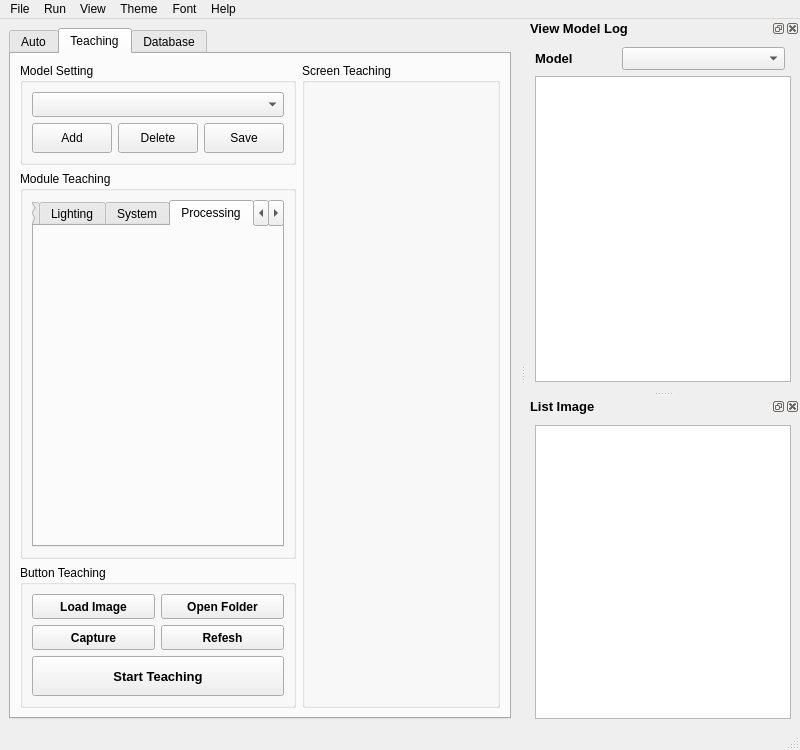
<?xml version="1.0" encoding="UTF-8"?>
<ui version="4.0">
 <class>MainWindow</class>
 <widget class="QMainWindow" name="MainWindow">
  <property name="geometry">
   <rect>
    <x>0</x>
    <y>0</y>
    <width>800</width>
    <height>750</height>
   </rect>
  </property>
  <property name="windowTitle">
   <string>MainWindow</string>
  </property>
  <widget class="QWidget" name="centralwidget">
   <layout class="QVBoxLayout" name="verticalLayoutMain">
    <item>
     <widget class="QTabWidget" name="tabWidgetMain">
      <property name="currentIndex">
       <number>1</number>
      </property>
      <property name="movable">
       <bool>true</bool>
      </property>
      <widget class="QWidget" name="tab_auto">
       <attribute name="title">
        <string>Auto</string>
       </attribute>
       <layout class="QGridLayout" name="gridLayoutAuto" rowstretch="1,12,4" columnstretch="2,3,2">
        <item row="0" column="0" colspan="3">
         <widget class="QGroupBox" name="groupBoxInfo">
          <property name="sizePolicy">
           <sizepolicy hsizetype="Expanding" vsizetype="Expanding">
            <horstretch>0</horstretch>
            <verstretch>0</verstretch>
           </sizepolicy>
          </property>
          <property name="title">
           <string>Information Auto</string>
          </property>
          <layout class="QHBoxLayout" name="horizontalLayoutInfo" stretch="2,4,2">
           <item>
            <widget class="QLabel" name="label_version">
             <property name="text">
              <string>Version</string>
             </property>
            </widget>
           </item>
           <item>
            <widget class="QLabel" name="label_name_project">
             <property name="text">
              <string>Name Project</string>
             </property>
            </widget>
           </item>
           <item>
            <widget class="QLabel" name="label_time">
             <property name="text">
              <string>Time</string>
             </property>
            </widget>
           </item>
          </layout>
         </widget>
        </item>
        <item row="2" column="2">
         <widget class="QGroupBox" name="groupBoxResult">
          <property name="sizePolicy">
           <sizepolicy hsizetype="Expanding" vsizetype="Expanding">
            <horstretch>0</horstretch>
            <verstretch>0</verstretch>
           </sizepolicy>
          </property>
          <property name="title">
           <string>Result</string>
          </property>
          <layout class="QHBoxLayout" name="horizontalLayoutResult">
           <item>
            <widget class="QLabel" name="label_result">
             <property name="sizePolicy">
              <sizepolicy hsizetype="Expanding" vsizetype="Expanding">
               <horstretch>1</horstretch>
               <verstretch>1</verstretch>
              </sizepolicy>
             </property>
             <property name="frameShape">
              <enum>QFrame::Box</enum>
             </property>
             <property name="text">
              <string>Pass Fail</string>
             </property>
             <property name="alignment">
              <set>Qt::AlignCenter</set>
             </property>
            </widget>
           </item>
          </layout>
         </widget>
        </item>
        <item row="2" column="1">
         <widget class="QGroupBox" name="groupBoxDetail">
          <property name="sizePolicy">
           <sizepolicy hsizetype="Expanding" vsizetype="Expanding">
            <horstretch>0</horstretch>
            <verstretch>0</verstretch>
           </sizepolicy>
          </property>
          <property name="title">
           <string>Detail</string>
          </property>
          <layout class="QGridLayout" name="gridLayoutDetail" rowstretch="0,0,0,0,0,0" columnstretch="1,3">
           <property name="spacing">
            <number>10</number>
           </property>
           <item row="4" column="1">
            <widget class="QLabel" name="label_text_total">
             <property name="text">
              <string>TextLabel</string>
             </property>
            </widget>
           </item>
           <item row="5" column="1">
            <widget class="QLabel" name="label_text_rate">
             <property name="text">
              <string>TextLabel</string>
             </property>
            </widget>
           </item>
           <item row="5" column="0">
            <widget class="QLabel" name="label_Rate">
             <property name="font">
              <font>
               <weight>50</weight>
               <italic>false</italic>
               <bold>false</bold>
              </font>
             </property>
             <property name="layoutDirection">
              <enum>Qt::LeftToRight</enum>
             </property>
             <property name="frameShape">
              <enum>QFrame::NoFrame</enum>
             </property>
             <property name="text">
              <string>Rate:</string>
             </property>
             <property name="alignment">
              <set>Qt::AlignRight|Qt::AlignTrailing|Qt::AlignVCenter</set>
             </property>
            </widget>
           </item>
           <item row="3" column="1">
            <widget class="QLabel" name="label_text_ng">
             <property name="text">
              <string>TextLabel</string>
             </property>
            </widget>
           </item>
           <item row="4" column="0">
            <widget class="QLabel" name="label_Total">
             <property name="font">
              <font>
               <weight>50</weight>
               <italic>false</italic>
               <bold>false</bold>
              </font>
             </property>
             <property name="layoutDirection">
              <enum>Qt::LeftToRight</enum>
             </property>
             <property name="frameShape">
              <enum>QFrame::NoFrame</enum>
             </property>
             <property name="text">
              <string>Total:</string>
             </property>
             <property name="alignment">
              <set>Qt::AlignRight|Qt::AlignTrailing|Qt::AlignVCenter</set>
             </property>
            </widget>
           </item>
           <item row="0" column="1">
            <widget class="QLabel" name="label_text_ok">
             <property name="text">
              <string>TextLabel</string>
             </property>
            </widget>
           </item>
           <item row="3" column="0">
            <widget class="QLabel" name="label_NG">
             <property name="font">
              <font>
               <weight>50</weight>
               <italic>false</italic>
               <bold>false</bold>
              </font>
             </property>
             <property name="layoutDirection">
              <enum>Qt::LeftToRight</enum>
             </property>
             <property name="frameShape">
              <enum>QFrame::NoFrame</enum>
             </property>
             <property name="text">
              <string>NG:</string>
             </property>
             <property name="alignment">
              <set>Qt::AlignRight|Qt::AlignTrailing|Qt::AlignVCenter</set>
             </property>
            </widget>
           </item>
           <item row="0" column="0">
            <widget class="QLabel" name="label_OK">
             <property name="font">
              <font>
               <weight>50</weight>
               <italic>false</italic>
               <bold>false</bold>
              </font>
             </property>
             <property name="layoutDirection">
              <enum>Qt::LeftToRight</enum>
             </property>
             <property name="frameShape">
              <enum>QFrame::NoFrame</enum>
             </property>
             <property name="text">
              <string>OK:</string>
             </property>
             <property name="alignment">
              <set>Qt::AlignRight|Qt::AlignTrailing|Qt::AlignVCenter</set>
             </property>
            </widget>
           </item>
          </layout>
         </widget>
        </item>
        <item row="2" column="0">
         <widget class="QGroupBox" name="groupBoxBtnAuto">
          <property name="sizePolicy">
           <sizepolicy hsizetype="Expanding" vsizetype="Expanding">
            <horstretch>0</horstretch>
            <verstretch>0</verstretch>
           </sizepolicy>
          </property>
          <property name="title">
           <string>Button Auto</string>
          </property>
          <layout class="QGridLayout" name="gridLayoutBtnAuto" columnstretch="0,0">
           <item row="0" column="0" rowspan="2">
            <widget class="QPushButton" name="btn_start">
             <property name="sizePolicy">
              <sizepolicy hsizetype="Expanding" vsizetype="Expanding">
               <horstretch>0</horstretch>
               <verstretch>0</verstretch>
              </sizepolicy>
             </property>
             <property name="font">
              <font>
               <pointsize>10</pointsize>
               <weight>75</weight>
               <bold>true</bold>
              </font>
             </property>
             <property name="text">
              <string>Start</string>
             </property>
             <property name="autoDefault">
              <bool>false</bool>
             </property>
            </widget>
           </item>
           <item row="0" column="1">
            <widget class="QPushButton" name="btn_stop">
             <property name="sizePolicy">
              <sizepolicy hsizetype="Expanding" vsizetype="Expanding">
               <horstretch>0</horstretch>
               <verstretch>0</verstretch>
              </sizepolicy>
             </property>
             <property name="font">
              <font>
               <pointsize>10</pointsize>
               <weight>75</weight>
               <bold>true</bold>
              </font>
             </property>
             <property name="text">
              <string>Stop</string>
             </property>
             <property name="autoDefault">
              <bool>false</bool>
             </property>
            </widget>
           </item>
           <item row="1" column="1">
            <widget class="QPushButton" name="btn_reset">
             <property name="sizePolicy">
              <sizepolicy hsizetype="Expanding" vsizetype="Expanding">
               <horstretch>0</horstretch>
               <verstretch>0</verstretch>
              </sizepolicy>
             </property>
             <property name="font">
              <font>
               <pointsize>10</pointsize>
               <weight>75</weight>
               <bold>true</bold>
              </font>
             </property>
             <property name="text">
              <string>Reset</string>
             </property>
             <property name="autoDefault">
              <bool>false</bool>
             </property>
            </widget>
           </item>
          </layout>
         </widget>
        </item>
        <item row="1" column="0" colspan="3">
         <widget class="QGroupBox" name="groupBoxAuto">
          <property name="sizePolicy">
           <sizepolicy hsizetype="Expanding" vsizetype="Expanding">
            <horstretch>10</horstretch>
            <verstretch>15</verstretch>
           </sizepolicy>
          </property>
          <property name="title">
           <string>Screen Auto</string>
          </property>
          <layout class="QVBoxLayout" name="verticalLayoutScreensAuto">
           <item>
            <layout class="QVBoxLayout" name="verticalLayoutScreenAuto"/>
           </item>
          </layout>
         </widget>
        </item>
       </layout>
      </widget>
      <widget class="QWidget" name="tab_teaching">
       <attribute name="title">
        <string>Teaching</string>
       </attribute>
       <layout class="QGridLayout" name="gridLayoutTeaching" rowstretch="1,8,2,0" columnstretch="2,5,0">
        <item row="3" column="0">
         <widget class="QGroupBox" name="groupBoxBtnTeaching">
          <property name="maximumSize">
           <size>
            <width>12000000</width>
            <height>16777215</height>
           </size>
          </property>
          <property name="title">
           <string>Button Teaching</string>
          </property>
          <layout class="QGridLayout" name="gridLayoutBtnTeaching">
           <item row="2" column="1">
            <widget class="QPushButton" name="btn_refesh">
             <property name="minimumSize">
              <size>
               <width>0</width>
               <height>25</height>
              </size>
             </property>
             <property name="font">
              <font>
               <weight>75</weight>
               <bold>true</bold>
               <strikeout>false</strikeout>
              </font>
             </property>
             <property name="text">
              <string>Refesh</string>
             </property>
            </widget>
           </item>
           <item row="0" column="1">
            <widget class="QPushButton" name="btn_open_folder">
             <property name="minimumSize">
              <size>
               <width>0</width>
               <height>25</height>
              </size>
             </property>
             <property name="font">
              <font>
               <weight>75</weight>
               <bold>true</bold>
              </font>
             </property>
             <property name="text">
              <string>Open Folder</string>
             </property>
            </widget>
           </item>
           <item row="2" column="0">
            <widget class="QPushButton" name="btn_capture">
             <property name="minimumSize">
              <size>
               <width>0</width>
               <height>25</height>
              </size>
             </property>
             <property name="font">
              <font>
               <weight>75</weight>
               <bold>true</bold>
              </font>
             </property>
             <property name="text">
              <string>Capture</string>
             </property>
            </widget>
           </item>
           <item row="0" column="0">
            <widget class="QPushButton" name="btn_load_image">
             <property name="minimumSize">
              <size>
               <width>0</width>
               <height>25</height>
              </size>
             </property>
             <property name="font">
              <font>
               <weight>75</weight>
               <bold>true</bold>
              </font>
             </property>
             <property name="text">
              <string>Load Image</string>
             </property>
            </widget>
           </item>
           <item row="3" column="0" colspan="2">
            <widget class="QPushButton" name="pushButton">
             <property name="minimumSize">
              <size>
               <width>0</width>
               <height>40</height>
              </size>
             </property>
             <property name="font">
              <font>
               <pointsize>10</pointsize>
               <weight>75</weight>
               <bold>true</bold>
              </font>
             </property>
             <property name="text">
              <string>Start Teaching</string>
             </property>
            </widget>
           </item>
          </layout>
         </widget>
        </item>
        <item row="0" column="1" rowspan="4" colspan="2">
         <widget class="QGroupBox" name="groupBoxScreenTeaching">
          <property name="title">
           <string>Screen Teaching</string>
          </property>
          <layout class="QVBoxLayout" name="verticalLayoutScreensTeaching">
           <item>
            <layout class="QVBoxLayout" name="verticalLayoutScreen"/>
           </item>
          </layout>
         </widget>
        </item>
        <item row="1" column="0" rowspan="2">
         <widget class="QGroupBox" name="groupBoxModuleTeaching">
          <property name="maximumSize">
           <size>
            <width>12000000</width>
            <height>16777215</height>
           </size>
          </property>
          <property name="title">
           <string>Module Teaching</string>
          </property>
          <layout class="QVBoxLayout" name="verticalLayoutModuleTeaching">
           <item>
            <widget class="QTabWidget" name="tabWidgetModule">
             <property name="maximumSize">
              <size>
               <width>12000000</width>
               <height>16777215</height>
              </size>
             </property>
             <property name="currentIndex">
              <number>3</number>
             </property>
             <property name="movable">
              <bool>true</bool>
             </property>
             <widget class="QWidget" name="tabCamera">
              <attribute name="title">
               <string>Camera</string>
              </attribute>
              <layout class="QGridLayout" name="gridLayoutCamera" rowstretch="1,1,1,3,0,0" columnstretch="1,3,3,0">
               <property name="leftMargin">
                <number>5</number>
               </property>
               <property name="topMargin">
                <number>5</number>
               </property>
               <property name="rightMargin">
                <number>5</number>
               </property>
               <property name="bottomMargin">
                <number>5</number>
               </property>
               <property name="spacing">
                <number>5</number>
               </property>
               <item row="2" column="1" colspan="3">
                <widget class="QComboBox" name="combo_feature">
                 <property name="sizePolicy">
                  <sizepolicy hsizetype="Minimum" vsizetype="Fixed">
                   <horstretch>0</horstretch>
                   <verstretch>0</verstretch>
                  </sizepolicy>
                 </property>
                </widget>
               </item>
               <item row="2" column="0">
                <widget class="QLabel" name="label_feature">
                 <property name="sizePolicy">
                  <sizepolicy hsizetype="Minimum" vsizetype="Fixed">
                   <horstretch>0</horstretch>
                   <verstretch>0</verstretch>
                  </sizepolicy>
                 </property>
                 <property name="text">
                  <string>Feature</string>
                 </property>
                </widget>
               </item>
               <item row="1" column="1" colspan="3">
                <widget class="QComboBox" name="combo_id_camera">
                 <property name="sizePolicy">
                  <sizepolicy hsizetype="Minimum" vsizetype="Fixed">
                   <horstretch>0</horstretch>
                   <verstretch>0</verstretch>
                  </sizepolicy>
                 </property>
                </widget>
               </item>
               <item row="0" column="0">
                <widget class="QLabel" name="label_camera">
                 <property name="sizePolicy">
                  <sizepolicy hsizetype="Minimum" vsizetype="Fixed">
                   <horstretch>0</horstretch>
                   <verstretch>0</verstretch>
                  </sizepolicy>
                 </property>
                 <property name="text">
                  <string>Camera</string>
                 </property>
                </widget>
               </item>
               <item row="0" column="1" colspan="3">
                <widget class="QComboBox" name="combo_type_camera">
                 <property name="sizePolicy">
                  <sizepolicy hsizetype="Minimum" vsizetype="Fixed">
                   <horstretch>0</horstretch>
                   <verstretch>0</verstretch>
                  </sizepolicy>
                 </property>
                </widget>
               </item>
               <item row="1" column="0">
                <widget class="QLabel" name="label_id">
                 <property name="sizePolicy">
                  <sizepolicy hsizetype="Minimum" vsizetype="Fixed">
                   <horstretch>0</horstretch>
                   <verstretch>0</verstretch>
                  </sizepolicy>
                 </property>
                 <property name="text">
                  <string>ID</string>
                 </property>
                </widget>
               </item>
               <item row="3" column="2">
                <widget class="QPushButton" name="btn_start_camera">
                 <property name="sizePolicy">
                  <sizepolicy hsizetype="Minimum" vsizetype="Fixed">
                   <horstretch>0</horstretch>
                   <verstretch>0</verstretch>
                  </sizepolicy>
                 </property>
                 <property name="minimumSize">
                  <size>
                   <width>0</width>
                   <height>30</height>
                  </size>
                 </property>
                 <property name="text">
                  <string>Start</string>
                 </property>
                </widget>
               </item>
               <item row="3" column="1">
                <widget class="QPushButton" name="btn_open_camera">
                 <property name="sizePolicy">
                  <sizepolicy hsizetype="Minimum" vsizetype="Fixed">
                   <horstretch>0</horstretch>
                   <verstretch>0</verstretch>
                  </sizepolicy>
                 </property>
                 <property name="minimumSize">
                  <size>
                   <width>0</width>
                   <height>30</height>
                  </size>
                 </property>
                 <property name="text">
                  <string>Open</string>
                 </property>
                </widget>
               </item>
               <item row="4" column="1" colspan="2">
                <widget class="QPushButton" name="btn_test_camera">
                 <property name="minimumSize">
                  <size>
                   <width>0</width>
                   <height>30</height>
                  </size>
                 </property>
                 <property name="text">
                  <string>Test</string>
                 </property>
                </widget>
               </item>
              </layout>
             </widget>
             <widget class="QWidget" name="tabLighting">
              <attribute name="title">
               <string>Lighting</string>
              </attribute>
              <layout class="QGridLayout" name="gridLayoutLighting">
               <property name="leftMargin">
                <number>5</number>
               </property>
               <property name="topMargin">
                <number>5</number>
               </property>
               <property name="rightMargin">
                <number>5</number>
               </property>
               <property name="bottomMargin">
                <number>5</number>
               </property>
               <property name="horizontalSpacing">
                <number>10</number>
               </property>
               <property name="verticalSpacing">
                <number>5</number>
               </property>
               <item row="0" column="0">
                <widget class="QLabel" name="label_controller">
                 <property name="text">
                  <string>Controller</string>
                 </property>
                </widget>
               </item>
               <item row="1" column="0">
                <widget class="QLabel" name="label_com">
                 <property name="text">
                  <string>COM</string>
                 </property>
                </widget>
               </item>
               <item row="1" column="1">
                <widget class="QComboBox" name="combo_comtx">
                 <property name="minimumSize">
                  <size>
                   <width>0</width>
                   <height>0</height>
                  </size>
                 </property>
                </widget>
               </item>
               <item row="1" column="2">
                <widget class="QComboBox" name="combo_comrx"/>
               </item>
               <item row="2" column="0">
                <widget class="QLabel" name="label_delay">
                 <property name="text">
                  <string>Delay(ms)</string>
                 </property>
                </widget>
               </item>
               <item row="2" column="1" colspan="2">
                <widget class="QSpinBox" name="spin_delay">
                 <property name="maximum">
                  <number>1000000000</number>
                 </property>
                 <property name="value">
                  <number>100</number>
                 </property>
                </widget>
               </item>
               <item row="4" column="0">
                <widget class="QLabel" name="label_channel_0">
                 <property name="text">
                  <string>Channel 0</string>
                 </property>
                </widget>
               </item>
               <item row="5" column="0">
                <widget class="QLabel" name="label_channel_1">
                 <property name="text">
                  <string>Channel 1</string>
                 </property>
                </widget>
               </item>
               <item row="6" column="0">
                <widget class="QLabel" name="label_channel_2">
                 <property name="text">
                  <string>Channel 2</string>
                 </property>
                </widget>
               </item>
               <item row="7" column="0">
                <widget class="QLabel" name="label_channel_3">
                 <property name="text">
                  <string>Channel 3</string>
                 </property>
                </widget>
               </item>
               <item row="3" column="0" colspan="3">
                <widget class="QPushButton" name="btn_open_light">
                 <property name="minimumSize">
                  <size>
                   <width>0</width>
                   <height>25</height>
                  </size>
                 </property>
                 <property name="text">
                  <string>Open</string>
                 </property>
                </widget>
               </item>
               <item row="0" column="1" colspan="2">
                <widget class="QComboBox" name="combo_controller">
                 <property name="minimumSize">
                  <size>
                   <width>0</width>
                   <height>25</height>
                  </size>
                 </property>
                </widget>
               </item>
               <item row="4" column="1" colspan="2">
                <widget class="QSpinBox" name="spin_channel_0"/>
               </item>
               <item row="5" column="1" colspan="2">
                <widget class="QSpinBox" name="spin_channel_1"/>
               </item>
               <item row="6" column="1" colspan="2">
                <widget class="QSpinBox" name="spin_channel_2"/>
               </item>
               <item row="7" column="1" colspan="2">
                <widget class="QSpinBox" name="spin_channel_3"/>
               </item>
              </layout>
             </widget>
             <widget class="QWidget" name="tabSystem">
              <attribute name="title">
               <string>System</string>
              </attribute>
              <layout class="QGridLayout" name="gridLayoutSystem">
               <property name="leftMargin">
                <number>5</number>
               </property>
               <property name="topMargin">
                <number>5</number>
               </property>
               <property name="rightMargin">
                <number>5</number>
               </property>
               <property name="bottomMargin">
                <number>5</number>
               </property>
               <property name="horizontalSpacing">
                <number>20</number>
               </property>
               <property name="verticalSpacing">
                <number>5</number>
               </property>
               <item row="0" column="0">
                <widget class="QLabel" name="label_log_dir">
                 <property name="sizePolicy">
                  <sizepolicy hsizetype="Preferred" vsizetype="Fixed">
                   <horstretch>0</horstretch>
                   <verstretch>0</verstretch>
                  </sizepolicy>
                 </property>
                 <property name="text">
                  <string>Log Dir</string>
                 </property>
                </widget>
               </item>
               <item row="0" column="1">
                <widget class="QLineEdit" name="line_log_dir">
                 <property name="sizePolicy">
                  <sizepolicy hsizetype="Preferred" vsizetype="Fixed">
                   <horstretch>0</horstretch>
                   <verstretch>0</verstretch>
                  </sizepolicy>
                 </property>
                </widget>
               </item>
               <item row="1" column="0">
                <widget class="QLabel" name="label_log_size">
                 <property name="sizePolicy">
                  <sizepolicy hsizetype="Preferred" vsizetype="Fixed">
                   <horstretch>0</horstretch>
                   <verstretch>0</verstretch>
                  </sizepolicy>
                 </property>
                 <property name="text">
                  <string>Log Size(GB)</string>
                 </property>
                </widget>
               </item>
               <item row="1" column="1">
                <widget class="QLineEdit" name="line_log_size">
                 <property name="sizePolicy">
                  <sizepolicy hsizetype="Preferred" vsizetype="Fixed">
                   <horstretch>0</horstretch>
                   <verstretch>0</verstretch>
                  </sizepolicy>
                 </property>
                </widget>
               </item>
               <item row="2" column="0">
                <widget class="QLabel" name="label_host_server">
                 <property name="sizePolicy">
                  <sizepolicy hsizetype="Preferred" vsizetype="Fixed">
                   <horstretch>0</horstretch>
                   <verstretch>0</verstretch>
                  </sizepolicy>
                 </property>
                 <property name="text">
                  <string>HOST</string>
                 </property>
                </widget>
               </item>
               <item row="2" column="1">
                <widget class="QLineEdit" name="line_host_server">
                 <property name="sizePolicy">
                  <sizepolicy hsizetype="Preferred" vsizetype="Fixed">
                   <horstretch>0</horstretch>
                   <verstretch>0</verstretch>
                  </sizepolicy>
                 </property>
                </widget>
               </item>
               <item row="3" column="0">
                <widget class="QLabel" name="label_port_server">
                 <property name="sizePolicy">
                  <sizepolicy hsizetype="Preferred" vsizetype="Fixed">
                   <horstretch>0</horstretch>
                   <verstretch>0</verstretch>
                  </sizepolicy>
                 </property>
                 <property name="text">
                  <string>PORT</string>
                 </property>
                </widget>
               </item>
               <item row="3" column="1">
                <widget class="QLineEdit" name="line_port_server">
                 <property name="sizePolicy">
                  <sizepolicy hsizetype="Preferred" vsizetype="Fixed">
                   <horstretch>0</horstretch>
                   <verstretch>0</verstretch>
                  </sizepolicy>
                 </property>
                </widget>
               </item>
               <item row="4" column="1">
                <widget class="QPushButton" name="btn_connect_server">
                 <property name="sizePolicy">
                  <sizepolicy hsizetype="Expanding" vsizetype="Fixed">
                   <horstretch>0</horstretch>
                   <verstretch>0</verstretch>
                  </sizepolicy>
                 </property>
                 <property name="text">
                  <string>Connect</string>
                 </property>
                </widget>
               </item>
              </layout>
             </widget>
             <widget class="QWidget" name="tabProcessing">
              <attribute name="title">
               <string>Processing</string>
              </attribute>
             </widget>
             <widget class="QWidget" name="tabModelAI">
              <attribute name="title">
               <string>ModelAI</string>
              </attribute>
             </widget>
            </widget>
           </item>
          </layout>
         </widget>
        </item>
        <item row="0" column="0">
         <widget class="QGroupBox" name="groupBoxModelSetting">
          <property name="maximumSize">
           <size>
            <width>12000000</width>
            <height>16777215</height>
           </size>
          </property>
          <property name="title">
           <string>Model Setting</string>
          </property>
          <layout class="QGridLayout" name="gridLayoutModelSetting">
           <item row="2" column="1">
            <widget class="QPushButton" name="btn_add">
             <property name="minimumSize">
              <size>
               <width>0</width>
               <height>30</height>
              </size>
             </property>
             <property name="text">
              <string>Add</string>
             </property>
            </widget>
           </item>
           <item row="2" column="2">
            <widget class="QPushButton" name="btn_delete">
             <property name="minimumSize">
              <size>
               <width>0</width>
               <height>30</height>
              </size>
             </property>
             <property name="text">
              <string>Delete</string>
             </property>
            </widget>
           </item>
           <item row="2" column="3">
            <widget class="QPushButton" name="btn_save">
             <property name="minimumSize">
              <size>
               <width>0</width>
               <height>30</height>
              </size>
             </property>
             <property name="text">
              <string>Save</string>
             </property>
            </widget>
           </item>
           <item row="0" column="1" rowspan="2" colspan="3">
            <widget class="QComboBox" name="combo_model_setting">
             <property name="minimumSize">
              <size>
               <width>0</width>
               <height>25</height>
              </size>
             </property>
            </widget>
           </item>
          </layout>
         </widget>
        </item>
       </layout>
      </widget>
      <widget class="QWidget" name="tab_database">
       <attribute name="title">
        <string>Database</string>
       </attribute>
      </widget>
     </widget>
    </item>
   </layout>
  </widget>
  <widget class="QMenuBar" name="menubar">
   <property name="geometry">
    <rect>
     <x>0</x>
     <y>0</y>
     <width>800</width>
     <height>21</height>
    </rect>
   </property>
   <widget class="QMenu" name="menuFile">
    <property name="title">
     <string>File</string>
    </property>
    <addaction name="actionSave_Config"/>
    <addaction name="actionConnect_Database"/>
    <addaction name="actionQuit"/>
   </widget>
   <widget class="QMenu" name="menuRun">
    <property name="title">
     <string>Run</string>
    </property>
    <addaction name="actionStart"/>
    <addaction name="actionStop"/>
    <addaction name="actionReset"/>
    <addaction name="actionTest"/>
   </widget>
   <widget class="QMenu" name="menuTheme">
    <property name="title">
     <string>Theme</string>
    </property>
    <addaction name="actionLight"/>
    <addaction name="actionDark"/>
    <addaction name="actionRainbow"/>
   </widget>
   <widget class="QMenu" name="menuFont">
    <property name="title">
     <string>Font</string>
    </property>
    <addaction name="actionConfig"/>
   </widget>
   <widget class="QMenu" name="menuAbout">
    <property name="title">
     <string>Help</string>
    </property>
    <addaction name="actionAbout"/>
   </widget>
   <widget class="QMenu" name="menuView">
    <property name="title">
     <string>View</string>
    </property>
   </widget>
   <addaction name="menuFile"/>
   <addaction name="menuRun"/>
   <addaction name="menuView"/>
   <addaction name="menuTheme"/>
   <addaction name="menuFont"/>
   <addaction name="menuAbout"/>
  </widget>
  <widget class="QStatusBar" name="statusbar"/>
  <widget class="QDockWidget" name="dockWidgetViewModelLog">
   <property name="font">
    <font>
     <pointsize>10</pointsize>
     <weight>75</weight>
     <bold>true</bold>
    </font>
   </property>
   <property name="floating">
    <bool>false</bool>
   </property>
   <property name="features">
    <set>QDockWidget::AllDockWidgetFeatures</set>
   </property>
   <property name="allowedAreas">
    <set>Qt::AllDockWidgetAreas</set>
   </property>
   <property name="windowTitle">
    <string>View Model Log</string>
   </property>
   <attribute name="dockWidgetArea">
    <number>2</number>
   </attribute>
   <widget class="QWidget" name="dockWidgetContentsViewModelLog">
    <layout class="QGridLayout" name="gridLayoutViewModelLog" rowstretch="0,0" columnstretch="1,2,0">
     <item row="0" column="0">
      <widget class="QLabel" name="label_model">
       <property name="font">
        <font>
         <pointsize>10</pointsize>
         <weight>75</weight>
         <bold>true</bold>
        </font>
       </property>
       <property name="text">
        <string>Model</string>
       </property>
      </widget>
     </item>
     <item row="1" column="0" colspan="3">
      <widget class="QListWidget" name="list_widget_log"/>
     </item>
     <item row="0" column="1">
      <widget class="QComboBox" name="combo_model"/>
     </item>
    </layout>
   </widget>
  </widget>
  <widget class="QDockWidget" name="dockWidgetListImage">
   <property name="font">
    <font>
     <pointsize>10</pointsize>
     <weight>75</weight>
     <bold>true</bold>
    </font>
   </property>
   <property name="floating">
    <bool>false</bool>
   </property>
   <property name="features">
    <set>QDockWidget::AllDockWidgetFeatures</set>
   </property>
   <property name="windowTitle">
    <string>List Image</string>
   </property>
   <attribute name="dockWidgetArea">
    <number>2</number>
   </attribute>
   <widget class="QWidget" name="dockWidgetContentsListImage">
    <layout class="QVBoxLayout" name="verticalLayoutListImage">
     <item>
      <widget class="QListWidget" name="list_widget_image"/>
     </item>
    </layout>
   </widget>
  </widget>
  <action name="actionSave_Config">
   <property name="text">
    <string>Save Config</string>
   </property>
  </action>
  <action name="actionConnect_Database">
   <property name="text">
    <string>Connect Database</string>
   </property>
  </action>
  <action name="actionQuit">
   <property name="text">
    <string>Quit</string>
   </property>
  </action>
  <action name="actionStart">
   <property name="text">
    <string>Start</string>
   </property>
  </action>
  <action name="actionStop">
   <property name="text">
    <string>Stop</string>
   </property>
  </action>
  <action name="actionReset">
   <property name="text">
    <string>Reset</string>
   </property>
  </action>
  <action name="actionTest">
   <property name="text">
    <string>Test</string>
   </property>
  </action>
  <action name="actionLight">
   <property name="text">
    <string>Light</string>
   </property>
  </action>
  <action name="actionDark">
   <property name="text">
    <string>Dark</string>
   </property>
  </action>
  <action name="actionRainbow">
   <property name="text">
    <string>Rainbow</string>
   </property>
  </action>
  <action name="actionConfig">
   <property name="text">
    <string>Config</string>
   </property>
  </action>
  <action name="actionAbout">
   <property name="text">
    <string>About</string>
   </property>
  </action>
 </widget>
 <resources/>
 <connections/>
</ui>
